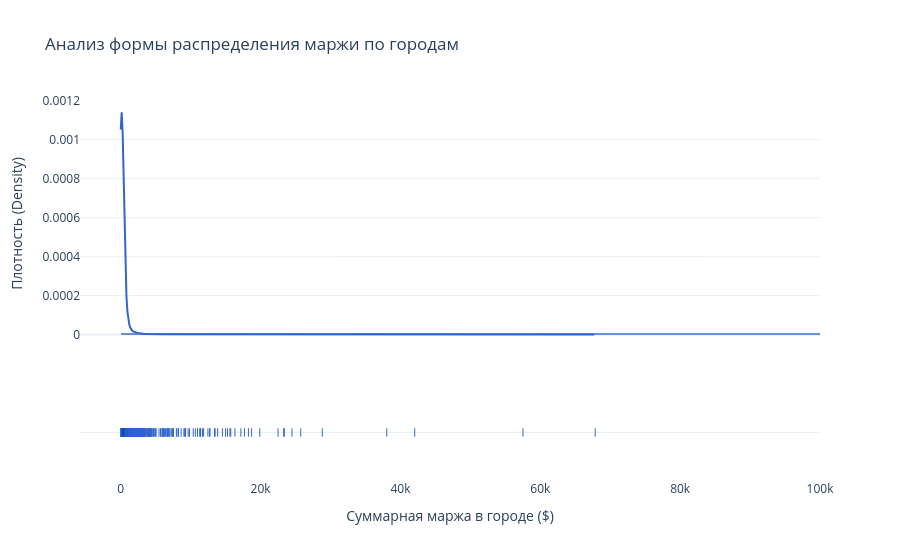

This figure's notebook cell:
### Code cell
import plotly.figure_factory as ff
import numpy as np

# 1. Подготовка данных: берем вектор маржи по городам
margin_vector = city_distribution["total_margin"].to_list()

# 2. Построение гистограммы распределения
# Группируем данные, чтобы увидеть форму распределения
fig = ff.create_distplot(
    [margin_vector], 
    group_labels=['Margin Distribution'],
    bin_size=100000, # Размер корзины можно варьировать для сглаживания
    curve_type='kde', # Линия оценки плотности ядра
    colors=['#3366CC']
)

fig.update_layout(
    title_text='Анализ формы распределения маржи по городам',
    xaxis_title='Суммарная маржа в городе ($)',
    yaxis_title='Плотность (Density)',
    template='plotly_white',
    showlegend=False
)

fig.show()

# 3. Краткий статистический тест на "нормальность"
mean_val = np.mean(margin_vector)
median_val = np.median(margin_vector)
std_val = np.std(margin_vector)

print(f"--- Статистические моменты ---")
print(f"Среднее (Mean):   {mean_val:,.2f}")
print(f"Медиана (Median): {median_val:,.2f}")
print(f"СКО (Std Dev):    {std_val:,.2f}")

if mean_val > median_val * 1.5:
    print("\nДиагноз: Распределение имеет сильную положительную асимметрию (Long Tail).")
    print("Это не Гауссиана. Скорее всего, это Логнормальное распределение или закон Парето.")
else:
    print("\nДиагноз: Распределение симметрично, форма близка к нормальной.")

### Figure 1 — Plotly figure (JSON) as saved in the notebook; plotly's stock layout.template omitted (floating-point values rounded to 4 significant figures; data arrays with more than 128 entries replaced by an {"elided": "..."} marker saying what was removed)
{"data": [{"autobinx": false, "histnorm": "probability density", "legendgroup": "Margin Distribution", "marker": {"color": "#3366CC"}, "name": "Margin Distribution", "opacity": 0.7, "type": "histogram", "x": {"elided": "7612 float values"}, "xaxis": "x", "xbins": {"end": 67850.0, "size": 100000, "start": 0}, "yaxis": "y"}, {"legendgroup": "Margin Distribution", "marker": {"color": "#3366CC"}, "mode": "lines", "name": "Margin Distribution", "showlegend": false, "type": "scatter", "x": {"elided": "500 float values"}, "xaxis": "x", "y": {"elided": "500 float values"}, "yaxis": "y"}, {"legendgroup": "Margin Distribution", "marker": {"color": "#3366CC", "symbol": "line-ns-open"}, "mode": "markers", "name": "Margin Distribution", "showlegend": false, "type": "scatter", "x": {"elided": "7612 float values"}, "xaxis": "x", "y": {"elided": "7612 str values"}, "yaxis": "y2"}], "layout": {"barmode": "overlay", "hovermode": "closest", "legend": {"traceorder": "reversed"}, "showlegend": false, "title": {"text": "Анализ формы распределения маржи по городам"}, "xaxis": {"anchor": "y2", "domain": [0, 1], "title": {"text": "Суммарная маржа в городе ($)"}, "zeroline": false}, "yaxis": {"anchor": "free", "domain": [0.35, 1], "position": 0, "title": {"text": "Плотность (Density)"}}, "yaxis2": {"anchor": "x", "domain": [0, 0.25], "dtick": 1, "showticklabels": false}}}
